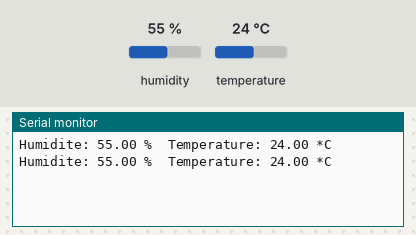
The sketch below on a simulated Arduino Uno, built with avr-gcc and run on an emulated ATmega328P. Parts: the last lines printed to the serial monitor. Inputs (shaded band) come from the test bench; at power-on: humidity 55 %, temperature 24 °C.

Above: at 4.8 s.
4.9 s: humidity set to 22 %
At 6.5 s:
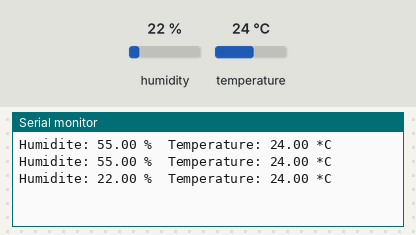
7.9 s: temperature set to 12 °C
At 9.4 s:
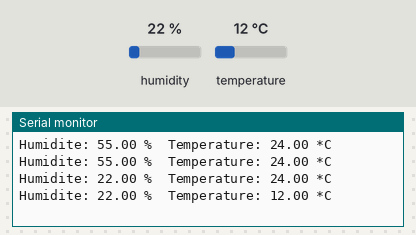
10.9 s: humidity set to 40 %
At 13.0 s:
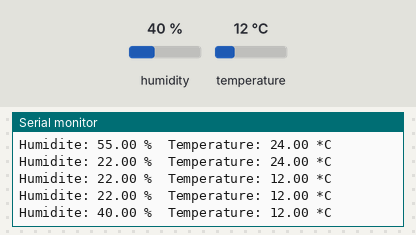
Timing chart, 0 to 14.5 s (numbered marks = the images above; inputs shaded):
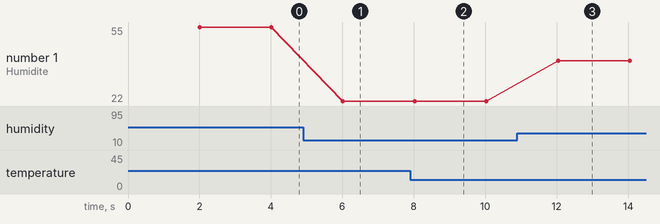

The sketch:

Simple_DHT.ino
```cpp
/**
  IoT - SmartSensor
  Communication avec un capteur DHT22
  Affiche sur le port série la température et le taux d'humidité relative
  15 Novembre 2021
**/

// On importe la bibliothèque requise pour le capteur
#include "DHT.h"

// DHTPIN 5 --> PIN 1 physique
#define DHTPIN 5

// Instanciation du capteur
DHT dht(DHTPIN, DHT22);

void setup() {
  // On démmare l'échange sur le port série à la vitesse 9600 bit/s (bps)
  Serial.begin(9600);
  while (!Serial) {
    ; // En attente de connexion du port série
  }

  dht.begin();
}


void loop() {
  // Pause de 2 secondes
  delay(2000);

  // Lecture de l'humidité et de la température
  float h = dht.readHumidity();
  float t = dht.readTemperature();

  // Si au moins l'une des lectures échou alors on affiche "Erreur de lecture" sur le port série
  if (isnan(h) || isnan(t)) {
    Serial.println("Erreur de lecture");
  } else { // Sinon on affiche sur l'écran les valeurs
    Serial.print("Humidite: ");
    Serial.print(h);
    Serial.print(" %\t");
    Serial.print("Temperature: ");
    Serial.print(t);
    Serial.println(" *C");
  }
}
```

Measured:
- after the input at 4.9 s, the serial monitor: prints a new line after 1.1 s (image 1)
- after the input at 7.9 s, the serial monitor: prints a new line after 0.12 s (image 2)
- after the input at 10.9 s, the serial monitor: prints a new line after 1.1 s (image 3)
- plotted number 1: 55 → 22 after the input at 4.9 s, 22 → 40 after the input at 10.9 s
